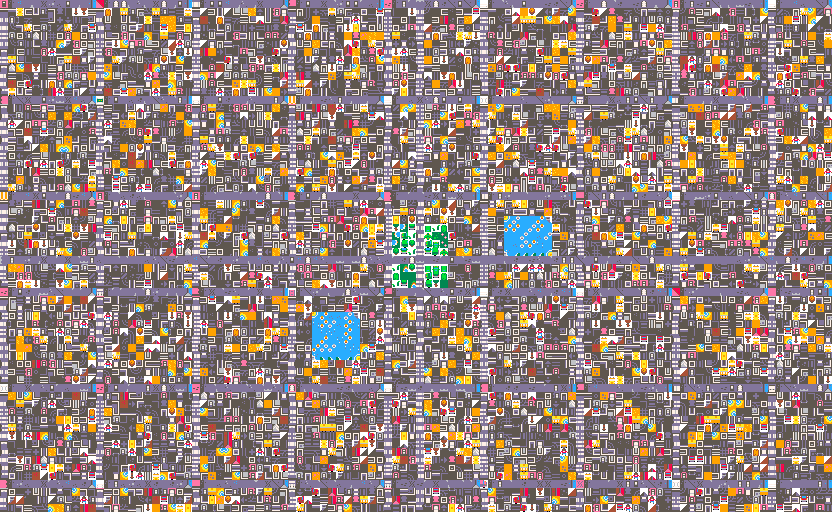
#> input picture assets/kenney-pico8-city/aethonia_city_4x.png, 832 x 512 px, found by its file name
$ python extract_board_path.py
#> lines starting #> are read from the running program, lines starting #| are printed output that depends on the picture
#!/usr/bin/env python3
"""Extrahiert sauberen Serpentinen-Pfad durch die Strassen und legt
160 Hauptpfad-Felder + 8 lokale Side-Path-Abstecher darauf."""
from PIL import Image
import numpy as np, json

TILE = 8
city = Image.open("assets/kenney-pico8-city/aethonia_city_4x.png").convert("RGB")
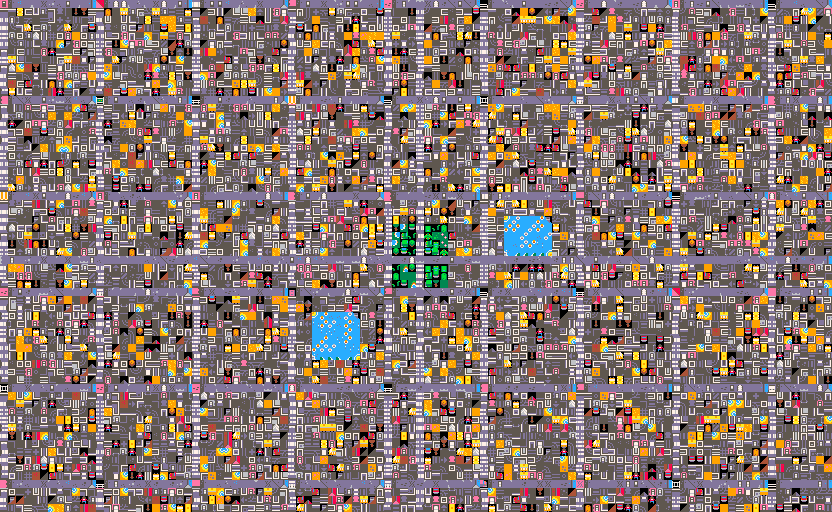
#> city: PIL image 832x512 RGB; mean R, G, B 135.5, 117.5, 112.6
a = np.array(city)
H, W = a.shape[:2]
#> H = 512; W = 832
TW, TH = W//TILE, H//TILE
#> TW = 104; TH = 64

def cell_is_road(tx, ty):
    x0, y0 = tx*TILE, ty*TILE
    block = a[y0:y0+TILE, x0:x0+TILE]
    r, g, b = block[...,0], block[...,1], block[...,2]
    return ((r>100)&(r<150)&(g>100)&(g<150)&(b>100)&(b<160)).mean() > 0.3

road_cells = set((tx,ty) for ty in range(TH) for tx in range(TW) if cell_is_road(tx,ty))
#> road_cells = 2093 items
print(f"Road-Cells: {len(road_cells)}")
#| Road-Cells: 2093

# Durchgehende horizontale Strassenzeilen (y) und vertikale Spalten (x)
horiz_y = [y for y in range(TH) if sum(1 for x in range(TW) if (x,y) in road_cells) > TW*0.4]
#> horiz_y = [0, 12, 24, 32, 36, 48, 60]
vert_x = [x for x in range(TW) if sum(1 for y in range(TH) if (x,y) in road_cells) > TH*0.4]
#> vert_x = [0, 12, 24, 36, 48, 52, 60, 72, 84, 96]
print("horiz_y:", horiz_y)
#| horiz_y: [0, 12, 24, 32, 36, 48, 60]
print("vert_x:", vert_x)
#| vert_x: [0, 12, 24, 36, 48, 52, 60, 72, 84, 96]

# Baue geordneten Serpentinen-Pfad: fahre jede horizontale Zeile ab,
# wechsle Richtung, verbinde vertikal an der letzten Spalte.
path = []
for zi, y in enumerate(horiz_y):
    xs = sorted(vert_x)
    if zi % 2 == 1:
        xs = xs[::-1]
    xmin, xmax = min(vert_x), max(vert_x)
    for x in range(xmin, xmax+1):
        if (x,y) in road_cells:
            path.append((x,y))
    if zi < len(horiz_y)-1:
        cx = xs[-1]
        ny = horiz_y[zi+1]
        step = 1 if ny>y else -1
        for yy in range(y, ny+step, step):
            if (cx,yy) in road_cells and (cx,yy) not in path:
                path.append((cx,yy))
#> this loop made 7 passes
#> (y, xs, cx, ny) on passes 1 to 6: (0, [0, 12, 24, 36, 48, 52, 60, 72, 84, 96], 96, 12), (12, [96, 84, 72, 60, 52, 48, 36, 24, 12, 0], 0, 24), (24, [0, 12, 24, 36, 48, 52, 60, 72, 84, 96], 96, 32), (32, [96, 84, 72, 60, 52, 48, 36, 24, 12, 0], 0, 36), (36, [0, 12, 24, 36, 48, 52, 60, 72, 84, 96], 96, 48), (48, [96, 84, 72, 60, 52, 48, 36, 24, 12, 0], 0, 60)
#> (y, xs) on pass 7: (60, [0, 12, 24, 36, 48, 52, 60, 72, 84, 96])
#> after the loop, path = 684 pairs, first value 0 to 96, second value 0 to 60
print(f"Serpentinen-Pfad: {len(path)} Punkte")
#| Serpentinen-Pfad: 684 Punkte
# Adjazenz pruefen
gaps = sum(1 for i in range(1,len(path)) if abs(path[i][0]-path[i-1][0])+abs(path[i][1]-path[i-1][1])!=1)
#> gaps = 50
print(f"Nicht-Nachbar-Spruenge: {gaps}")
#| Nicht-Nachbar-Spruenge: 50

# 160 Hauptpfad-Felder gleichmaessig aus geordnetem Pfad
n = len(path)
#> n = 684
main = [path[int(i*n/160)] for i in range(160)]
#> main = 160 pairs, first value 0 to 96, second value 0 to 60
# Adjazenz der main (visuell verbunden durch Linien - ok wenn auf Strassen)
main_on_road = sum(1 for p in main if p in road_cells)
#> main_on_road = 160
print(f"main auf Strassen: {main_on_road}/160")
#| main auf Strassen: 160/160

# 8 Side-Paths als LOKALE Abstecher: nahe jedem Branch-Abzweigpunkt
# Die Side-Path-Zellen muessen benachbart sein (keine Sprünge).
branch_main_idx = [10,30,50,70,90,110,130,150]
side = []
for midx in branch_main_idx:
    mp = main[midx]
    # Sammle die zusammenhangende Strassen-Komponente in der Naehe des
    # Abzweigpunkts (BFS, Radius ~12 Zellen) aber NICHT den Hauptpfad selbst.
    # Baue einen kleinen lokalen Abstecher aus benachbarten Road-Zellen.
    from collections import deque
    # Naechste vertikale Linie (Nebenstrasse) finden
    best_v=None; best_d=999
    for vx in vert_x:
        if abs(vx-mp[0]) < best_d:
            near=[p for p in path if p[0]==vx and abs(p[1]-mp[1])<8]
            if near:
                best_v=vx; best_d=abs(vx-mp[0])
    vx = best_v if best_v is not None else mp[0]
    # Alle Road-Zellen auf dieser Spalte, sortiert nach Distanz zu mp[1]
    col = sorted([p for p in path if p[0]==vx], key=lambda p: abs(p[1]-mp[1]))
    if not col:
        side.append([mp]*10); continue
    start_i = min(range(len(col)), key=lambda i: abs(col[i][1]-mp[1]))
    # Nimm 10 aufeinanderfolgende von der Mitte weg (nach unten, dann oben)
    seg = []
    # erst nach unten (groessere y)
    down = col[start_i:]
    up = col[:start_i+1][::-1]
    for p in down[1:]:
        if len(seg)<10: seg.append(p)
    for p in up:
        if len(seg)<10: seg.append(p)
    # Sicherstellen: nur benachbarte Zellen
    # Sortiere seg nach y fuer saubere Linie
    seg_sorted = sorted(set(seg), key=lambda p: p[1])[:10]
    side.append(seg_sorted)
#> this loop made 8 passes
#> (mp, vx, up) on passes 1 to 7: ((46, 0), 52, [(52, 0)]), ((32, 12), 52, [(52, 12)]), ((16, 24), 0, [(0, 23)]), ((4, 32), 0, [(0, 32)]), ((89, 32), 84, [(84, 32)]), ((81, 36), 84, [(84, 32)]), ((66, 48), 52, [(52, 48)])
#> (mp, vx, down) on pass 8: ((50, 60), 48, [(48, 60), (48, 32)])
#> after the loop, near = [(48, 60)]; side = 8 items

out = 'window.BOARD_PATH = {\n'
out += '  main: ' + json.dumps(main) + ',\n'
out += '  side: ' + json.dumps(side) + ',\n'
out += '  path: ' + json.dumps(path) + '\n'
out += '};\n'
open('js/board-path-data.js','w').write(out)
print("board-path-data.js geschrieben")
print("main:", len(main), ", side:", [len(s) for s in side])
#| main: 160 , side: [7, 7, 10, 10, 1, 1, 7, 2]
# Side-Adjazenz
for i,s in enumerate(side):
    g = sum(1 for j in range(1,len(s)) if abs(s[j][0]-s[j-1][0])+abs(s[j][1]-s[j-1][1])!=1)
    print(f"  side[{i}] Spruenge: {g}")
#> this loop made 8 passes
#> g on passes 1, 2, 3, 4, 7: 6, 6, 1, 1, 6
#> (s, g) on passes 5, 6, 8: ([(84, 32)], 0), ([(84, 32)], 0), ([(48, 32), (48, 60)], 1)
#|   side[0] Spruenge: 6
#|   side[1] Spruenge: 6
#|   side[2] Spruenge: 1
#|   side[3] Spruenge: 1
#|   side[4] Spruenge: 0
#|   side[5] Spruenge: 0
#|   side[6] Spruenge: 6
#|   side[7] Spruenge: 1
